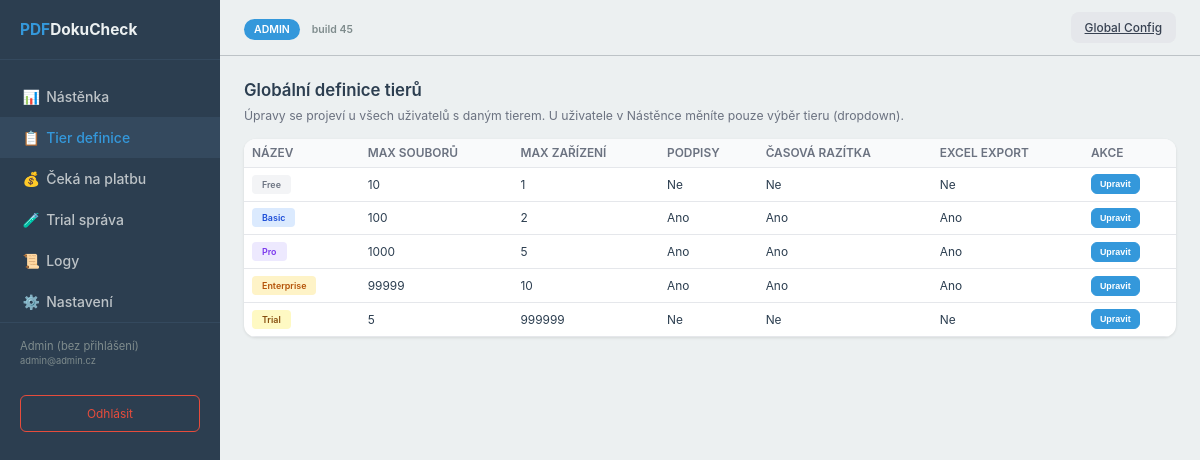
The app's page /admin/tiers with its own data.
### tables this page shows
CREATE TABLE license_tiers (
            id INTEGER PRIMARY KEY AUTOINCREMENT,
            name TEXT UNIQUE NOT NULL,
            max_files_limit INTEGER NOT NULL DEFAULT 10,
            allow_signatures BOOLEAN DEFAULT 0,
            allow_timestamp BOOLEAN DEFAULT 0,
            allow_excel_export BOOLEAN DEFAULT 0,
            max_devices INTEGER NOT NULL DEFAULT 1
        );

### admin_routes.py (the view)
@admin_bp.route('/admin/tiers')
@admin_required
def tiers():
    db = get_db()
    tiers_list = db.get_all_license_tiers()
    user = session.get('admin_user') or {}
    if not user.get('display_name'):
        user = dict(user)
        user['display_name'] = user.get('email') or 'Admin'
    return render_template('admin_tiers.html', tiers_list=tiers_list or [], user=user, active_page='tiers')

### admin_routes.py (called while the page is built)
def get_db():
    return Database()

def admin_required(f):
    @wraps(f)
    def decorated_function(*args, **kwargs):
        if 'admin_user' not in session:
            session['admin_user'] = {
                'id': 0,
                'email': 'admin@admin.cz',
                'role': 'ADMIN',
                'display_name': 'Admin (bez přihlášení)',
            }
        return f(*args, **kwargs)
    return decorated_function

### database.py (called while the page is built)
    def get_connection(self):
        conn = sqlite3.connect(self.db_path)
        conn.row_factory = sqlite3.Row  # Vrací dict místo tuple
        return conn

    def get_all_license_tiers(self) -> list:
        conn = self.get_connection()
        cursor = conn.cursor()
        cursor.execute('SELECT * FROM license_tiers ORDER BY id')
        rows = [dict(row) for row in cursor.fetchall()]
        conn.close()
        return rows

### pdf_check_web_main.py (called while the page is built)
@app.context_processor
def inject_web_build():
    return {'web_build': getattr(WEB_BUILD, '__call__', lambda: WEB_BUILD)() if callable(getattr(WEB_BUILD, '__call__', None)) else WEB_BUILD}

@app.context_processor
def inject_web_build():
    return {'web_build': WEB_BUILD}

### templates/admin_tiers.html (shortened to what this page needs)
{% extends "admin_base.html" %}
{% block content %}
<h2 style="font-size:1.2em;font-weight:600;margin-bottom:8px;">Globální definice tierů</h2>
<p class="text-muted small mb-3">Úpravy se projeví u všech uživatelů s daným tierem. U uživatele v Nástěnce měníte pouze výběr tieru (dropdown).</p>
<div class="table-container">
    <table class="table-dense">
        <thead>
            <tr>
                <th>Název</th>
                <th>Max souborů</th>
                <th>Max zařízení</th>
                <th>Podpisy</th>
                <th>Časová razítka</th>
                <th>Excel export</th>
                <th>Akce</th>
            </tr>
        </thead>
        <tbody>
            {% for t in tiers_list %}
            <tr data-tier-id="{{ t.id }}" data-name="{{ t.name|e }}" data-max-files="{{ t.max_files_limit }}" data-max-devices="{{ t.max_devices }}" data-allow-sig="{{ 1 if t.allow_signatures else 0 }}" data-allow-ts="{{ 1 if t.allow_timestamp else 0 }}" data-allow-excel="{{ 1 if t.allow_excel_export else 0 }}">
                <td><span class="badge badge-{{ t.name|lower }}">{{ t.name }}</span></td>
                <td>{{ t.max_files_limit }}</td>
                <td>{{ t.max_devices }}</td>
                <td>{{ 'Ano' if t.allow_signatures else 'Ne' }}</td>
                <td>{{ 'Ano' if t.allow_timestamp else 'Ne' }}</td>
                <td>{{ 'Ano' if t.allow_excel_export else 'Ne' }}</td>
                <td><button type="button" class="action-btn primary-btn btn-edit-tier">Upravit</button></td>
            </tr>
            {% else %}
            <tr><td colspan="7" class="text-center text-muted" style="padding:24px;">Spusťte migraci: <code>python migrate_tiers.py</code></td></tr>
            {% endfor %}
        </tbody>
    </table>
</div>
{% endblock %}

### records on screen
license_tiers: name "Free", max_files_limit "10", max_devices "1", allow_signatures "Ne", allow_timestamp "Ne", allow_excel_export "Ne"
license_tiers: name "Basic", max_files_limit "100", max_devices "2", allow_signatures "Ano", allow_timestamp "Ano", allow_excel_export "Ano"
license_tiers: name "Pro", max_files_limit "1000", max_devices "5", allow_signatures "Ano", allow_timestamp "Ano", allow_excel_export "Ano"
license_tiers: name "Enterprise", max_files_limit "99999", max_devices "10", allow_signatures "Ano", allow_timestamp "Ano", allow_excel_export "Ano"
license_tiers: name "Trial", max_files_limit "5", max_devices "999999", allow_signatures "Ne", allow_timestamp "Ne", allow_excel_export "Ne"

### other values on screen
{{ user.display_name if user else 'Admin' }} "Admin (bez přihlášení)"
{{ user.email if user else '' }} "admin@admin.cz"
{{ web_build }} "45"
